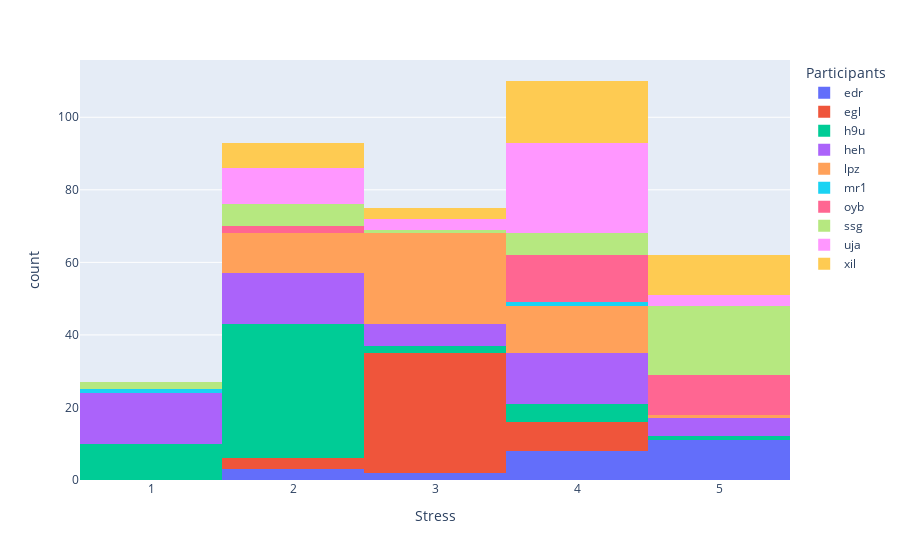

The notebook cell this image was saved under:
### Code cell
# stress and productivity were defaulted to 3 and so that may be why there are NAs
# distribution of stress (Q22_1) for each participant with stress as x axis and count as y axis
fig = px.histogram(slpsteps, x="stress", color="pid", #points="all",
                labels={
                    "stress": "Stress",
                    "pid": "Participants"
                })
fig.show()

### Figure 1 — Plotly figure (JSON) as saved in the notebook; plotly's stock layout.template omitted (floating-point values rounded to 4 significant figures)
{"data": [{"alignmentgroup": "True", "bingroup": "x", "hovertemplate": "Participants=edr<br>Stress=%{x}<br>count=%{y}<extra></extra>", "legendgroup": "edr", "marker": {"color": "#636efa", "pattern": {"shape": ""}}, "name": "edr", "offsetgroup": "edr", "orientation": "v", "showlegend": true, "type": "histogram", "x": [null, 5, 5, 4, null, 2, 5, 5, 5, null, null, 2, 5, 4, 4, null, 3, 5, null, 5, 5, 4, 5, null, 5, 4, 4, null, 4, 3, null, 2, 4], "xaxis": "x", "yaxis": "y"}, {"alignmentgroup": "True", "bingroup": "x", "hovertemplate": "Participants=egl<br>Stress=%{x}<br>count=%{y}<extra></extra>", "legendgroup": "egl", "marker": {"color": "#EF553B", "pattern": {"shape": ""}}, "name": "egl", "offsetgroup": "egl", "orientation": "v", "showlegend": true, "type": "histogram", "x": [null, 3, 4, 4, null, 4, null, null, 2, 3, 2, null, null, 3, 3, 3, 3, 3, 3, 3, 3, 3, null, 3, 3, 3, 3, 3, 3, 3, 3, 3, 4, 3, 3, 3, 3, 3, 3, 3, 3, 4, 3, 3, 3, 4, 4, 4, 2, 3, 3], "xaxis": "x", "yaxis": "y"}, {"alignmentgroup": "True", "bingroup": "x", "hovertemplate": "Participants=h9u<br>Stress=%{x}<br>count=%{y}<extra></extra>", "legendgroup": "h9u", "marker": {"color": "#00cc96", "pattern": {"shape": ""}}, "name": "h9u", "offsetgroup": "h9u", "orientation": "v", "showlegend": true, "type": "histogram", "x": [1, 1, 1, 1, 1, 1, 2, 1, 2, 2, 1, 2, 2, null, 4, 4, 2, 4, 4, 3, null, 2, null, 2, 2, 2, 1, 2, 2, 2, 2, 2, 2, 2, 2, 2, 2, 2, 2, 2, 1, 2, 2, null, 3, 2, 2, 2, 2, 2, 4, 2, 2, 2, 2, 2, 2, 2, 5], "xaxis": "x", "yaxis": "y"}, {"alignmentgroup": "True", "bingroup": "x", "hovertemplate": "Participants=heh<br>Stress=%{x}<br>count=%{y}<extra></extra>", "legendgroup": "heh", "marker": {"color": "#ab63fa", "pattern": {"shape": ""}}, "name": "heh", "offsetgroup": "heh", "orientation": "v", "showlegend": true, "type": "histogram", "x": [3, 2, 1, 1, 4, 1, 2, 1, 2, 2, 4, 2, 4, 4, 2, 2, 1, 1, 1, 1, 5, 4, 5, 3, 2, 3, 2, 1, 4, 2, 5, 3, 1, 4, 4, 4, 2, 1, 3, 3, 2, 4, 4, 5, 2, 4, 2, 4, 1, 1, 1, 4, 5], "xaxis": "x", "yaxis": "y"}, {"alignmentgroup": "True", "bingroup": "x", "hovertemplate": "Participants=lpz<br>Stress=%{x}<br>count=%{y}<extra></extra>", "legendgroup": "lpz", "marker": {"color": "#FFA15A", "pattern": {"shape": ""}}, "name": "lpz", "offsetgroup": "lpz", "orientation": "v", "showlegend": true, "type": "histogram", "x": [4, 3, 3, 3, 3, 3, 2, 3, 4, 3, 4, 4, 4, 3, 3, 3, 4, 3, 3, 3, 2, 3, 5, 4, 4, 3, 3, 2, 2, 4, 4, 3, 3, 2, 4, 4, 3, 3, 2, 2, 3, 2, 3, 3, 4, 2, 2, 3, 3, 2], "xaxis": "x", "yaxis": "y"}, {"alignmentgroup": "True", "bingroup": "x", "hovertemplate": "Participants=mr1<br>Stress=%{x}<br>count=%{y}<extra></extra>", "legendgroup": "mr1", "marker": {"color": "#19d3f3", "pattern": {"shape": ""}}, "name": "mr1", "offsetgroup": "mr1", "orientation": "v", "showlegend": true, "type": "histogram", "x": [4, null, null, null, null, null, null, null, null, null, null, null, null, null, null, null, null, null, null, null, null, null, null, null, null, null, null, null, null, null, null, null, null, null, 1, null], "xaxis": "x", "yaxis": "y"}, {"alignmentgroup": "True", "bingroup": "x", "hovertemplate": "Participants=oyb<br>Stress=%{x}<br>count=%{y}<extra></extra>", "legendgroup": "oyb", "marker": {"color": "#FF6692", "pattern": {"shape": ""}}, "name": "oyb", "offsetgroup": "oyb", "orientation": "v", "showlegend": true, "type": "histogram", "x": [null, 4, null, 5, 5, 2, 4, 4, 5, 5, null, 5, 4, 5, 5, 5, 5, 5, 4, 5, 4, 4, 4, 4, 4, 4, 4, 2, 4], "xaxis": "x", "yaxis": "y"}, {"alignmentgroup": "True", "bingroup": "x", "hovertemplate": "Participants=ssg<br>Stress=%{x}<br>count=%{y}<extra></extra>", "legendgroup": "ssg", "marker": {"color": "#B6E880", "pattern": {"shape": ""}}, "name": "ssg", "offsetgroup": "ssg", "orientation": "v", "showlegend": true, "type": "histogram", "x": [null, null, 4, 2, 1, 4, 5, 5, 4, 2, 1, 4, 5, 4, 3, 5, 5, 5, 5, 5, 2, 2, 5, 5, 5, 5, 5, 5, 5, 5, 4, 2, 5, 5, 2, 5], "xaxis": "x", "yaxis": "y"}, {"alignmentgroup": "True", "bingroup": "x", "hovertemplate": "Participants=uja<br>Stress=%{x}<br>count=%{y}<extra></extra>", "legendgroup": "uja", "marker": {"color": "#FF97FF", "pattern": {"shape": ""}}, "name": "uja", "offsetgroup": "uja", "orientation": "v", "showlegend": true, "type": "histogram", "x": [2, 4, 4, 4, 4, 4, 2, 4, 4, 4, 2, 2, 4, 4, 4, 4, null, 2, 3, 4, 4, 4, 3, 2, 3, 4, 4, 5, 2, null, 4, 4, 4, 4, 5, 2, 2, null, 4, 2, 4, 4, 4, 5], "xaxis": "x", "yaxis": "y"}, {"alignmentgroup": "True", "bingroup": "x", "hovertemplate": "Participants=xil<br>Stress=%{x}<br>count=%{y}<extra></extra>", "legendgroup": "xil", "marker": {"color": "#FECB52", "pattern": {"shape": ""}}, "name": "xil", "offsetgroup": "xil", "orientation": "v", "showlegend": true, "type": "histogram", "x": [4, null, 5, 2, 2, 4, 2, 5, 4, null, 4, 5, 4, 3, 4, 5, 5, 5, 3, 4, 4, 2, 4, null, 5, null, 5, 4, 3, 2, 2, 4, 4, 4, 5, 2, null, 4, 5, 5, 4, 4, 4], "xaxis": "x", "yaxis": "y"}], "layout": {"barmode": "relative", "legend": {"title": {"text": "Participants"}, "tracegroupgap": 0}, "margin": {"t": 60}, "xaxis": {"anchor": "y", "domain": [0, 1], "title": {"text": "Stress"}}, "yaxis": {"anchor": "x", "domain": [0, 1], "title": {"text": "count"}}}}
